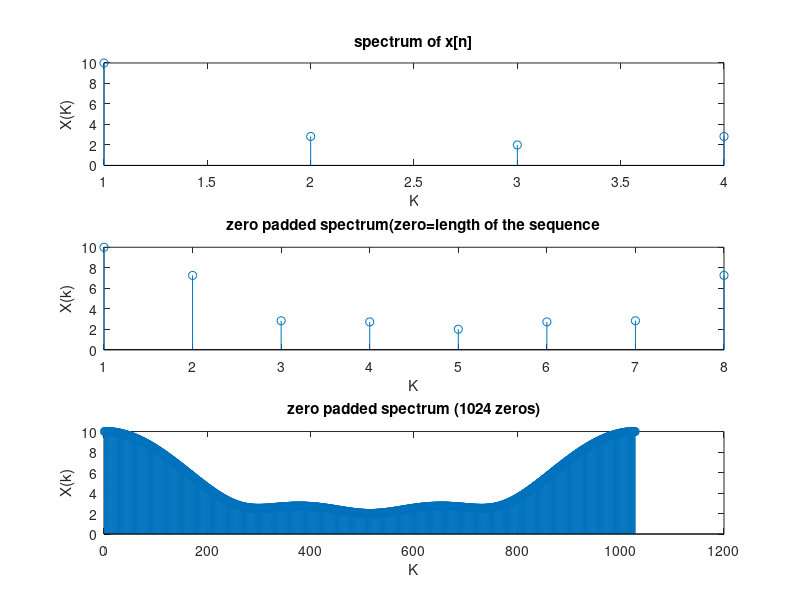

This figure's MATLAB source:
L=4;
x=[1 2 3 4];
X=abs(fft(x));
x_pd1 = [x,zeros(1,L)];
x_pd2= [x,zeros(1,1024)];
X_pd1 = fft(x_pd1);
X_pd2 = fft(x_pd2);
figure(2);
subplot(3,1,1),stem(abs(X)),xlabel('K'),ylabel('X(K)'),title('spectrum of x[n]');
subplot(3,1,2),stem(abs(X_pd1)),xlabel('K'),ylabel('X(k)'),title('zero padded spectrum(zero=length of the sequence');
subplot(3,1,3),stem(abs(X_pd2)),xlabel('K'),ylabel('X(k)'),title('zero padded spectrum (1024 zeros)');


